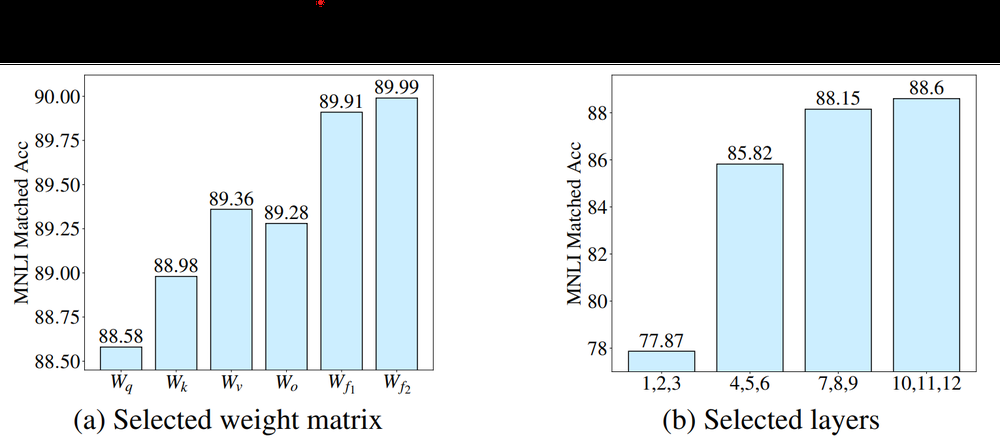
#> input picture C105Fig/color/adalora_layers.png, 1000 x 440 px, shrunk from 1531 x 673 before the run
$ python convert_gray_scale.py --input-dir ../C105Fig/color
#> lines starting #> are read from the running program, lines starting #| are printed output that depends on the picture; after the words box and inside, x2 and y2 are one past the last pixel; in counts of white or black regions, pixels touching at a corner belong together
# pip install opencv-python numpy
import cv2
import os
import argparse
import numpy as np

parser = argparse.ArgumentParser()
parser.add_argument("--input-dir")
parser.add_argument("--output-dir")
args = parser.parse_args()

for basename in os.listdir(args.input_dir):
    if not basename.endswith(".png"):
        continue

    im = cv2.imread(f"{args.input_dir}/{basename}", -1)
#> im is the input picture: shape (440, 1000, 4); mean B, G, R, A 209.5, 206.2, 199.4, 217.1
    # 透過の場合は白埋めする
    if im.shape[-1]==4:
        index = np.where(im[:, :, 3] == 0)
#> index = 63967 positions, rows 0 to 64, columns 0 to 999
        im[index] = [255, 255, 255, 255]
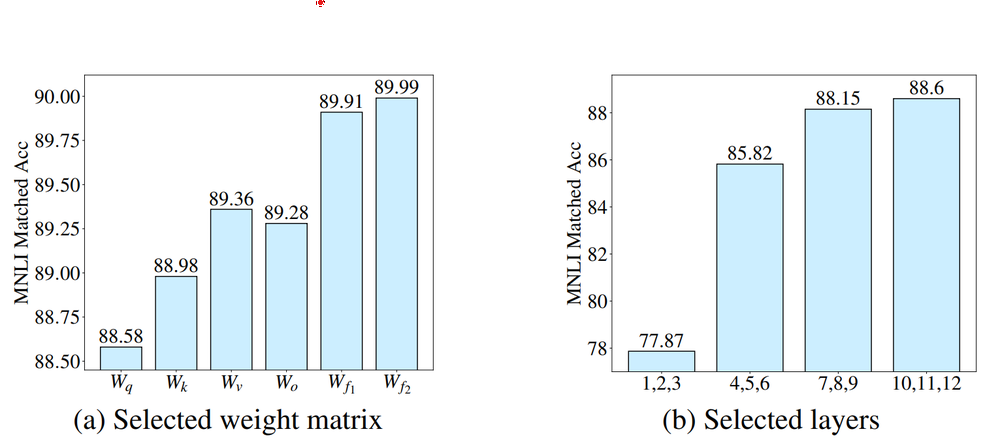
#> im: shape (440, 1000, 4); 14.54% of pixels changed, all inside (x1, y1, x2, y2) = (0, 0, 1000, 65)
    im_gray = cv2.cvtColor(im, cv2.COLOR_BGR2GRAY)
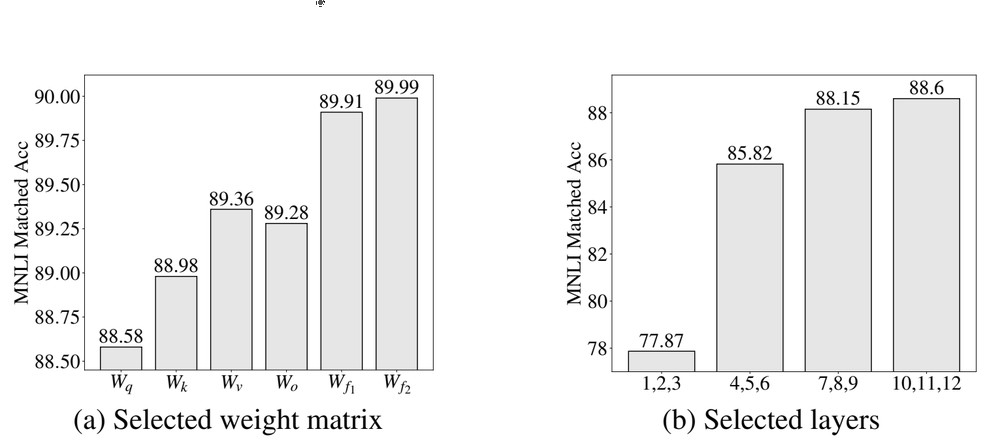
#> im_gray: shape (440, 1000); min 0, max 255, mean 241.6

    cv2.imwrite(f"{args.output_dir}/{basename}", im_gray)
#> pass 2 of the loop `for basename in os.listdir(args.input_dir):`:
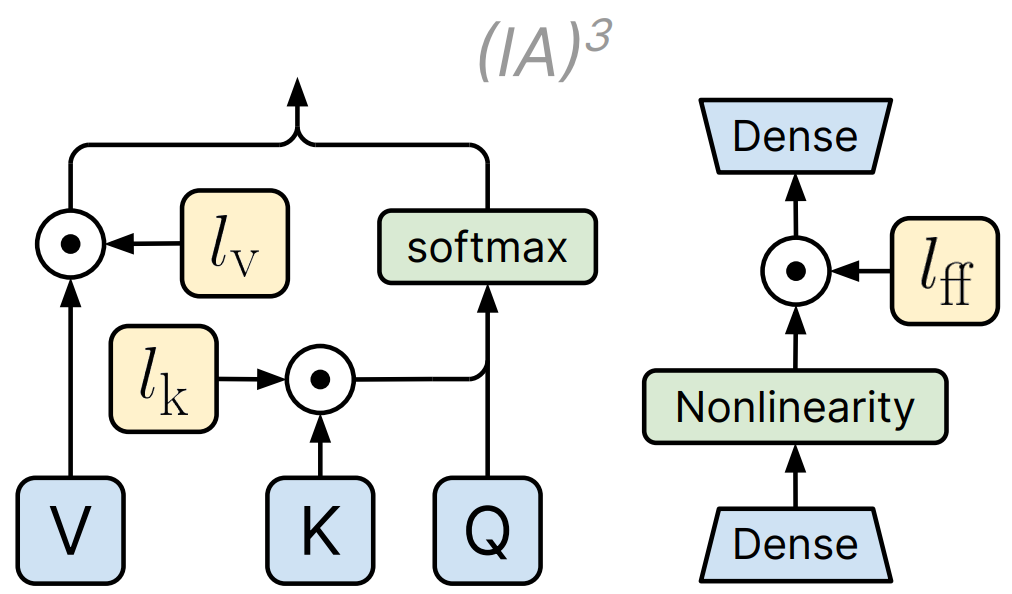
#> input picture C105Fig/color/ia3_image.png, 1012 x 594 px
#> im is the input picture: shape (594, 1012, 4); mean B, G, R, A 230.6, 232.2, 230.4, 255
#> index = (empty array, empty array)
#> `im_gray = cv2.cvtColor(im, cv2.COLOR_BGR2GRAY)`:
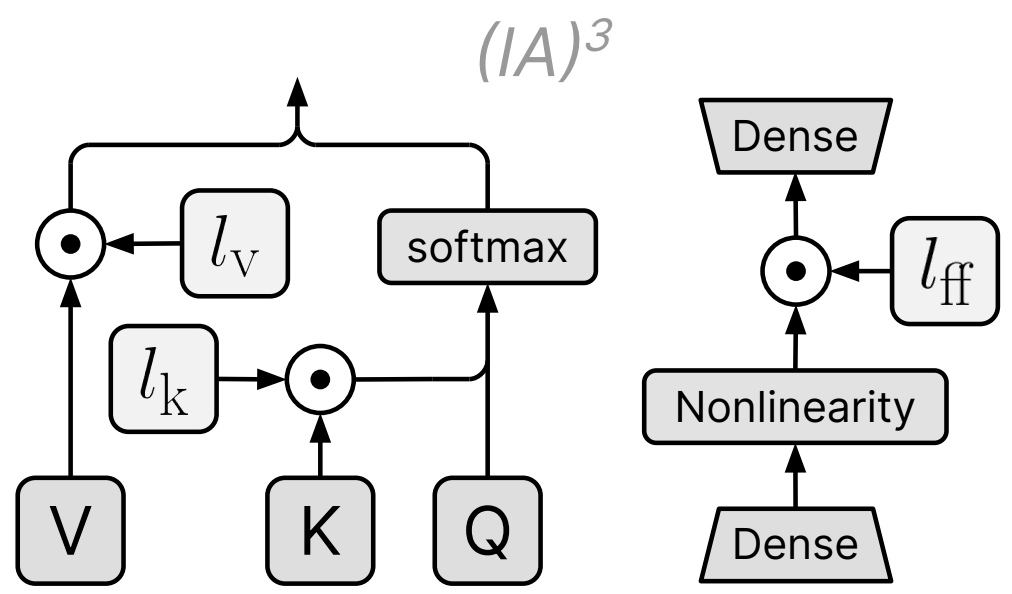
#> im_gray: shape (594, 1012); min 0, max 255, mean 231.4
